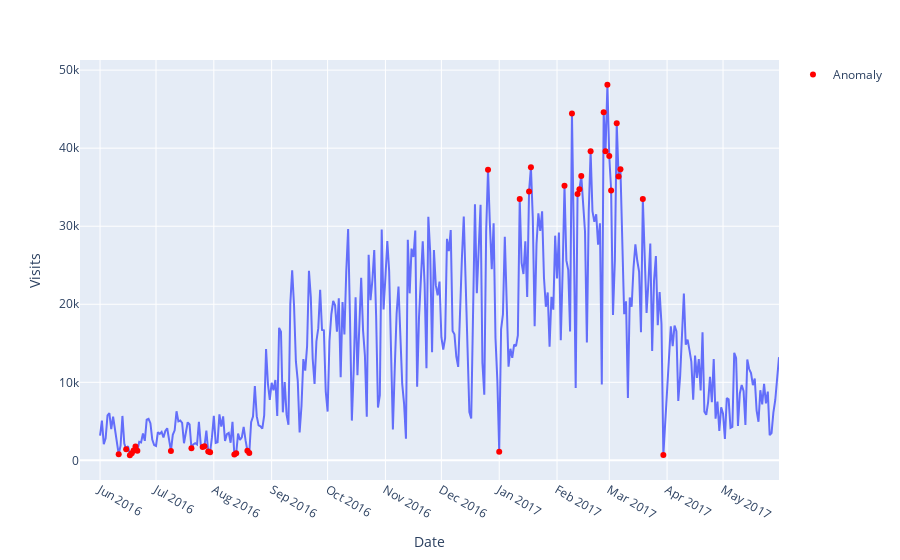

Notebook cell for this chart:
### Markdown cell above
Гипотеза 2:

### Code cell
#Влияние сезонности на прирост или отток трафика, по текущим данным(Cезонность, праздничные дни и др.):

# Аномалии
anomal = visits[(visits['Visits'] < lower_bound) | (visits['Visits'] > upper_bound)]

fig = px.line(visits, x='Date', y='Visits')
fig.add_scatter(x=anomal['Date'], y=anomal['Visits'], 
                mode='markers', marker_color='red', name='Anomaly')
fig.update_xaxes(dtick="M1")
fig.show()
fig.write_image("my_plot7.png")

### Figure 1 — Plotly figure (JSON) as saved in the notebook; plotly's stock layout.template omitted (floating-point values rounded to 4 significant figures; data arrays with more than 128 entries replaced by an {"elided": "..."} marker saying what was removed)
{"data": [{"hovertemplate": "Date=%{x}<br>Visits=%{y}<extra></extra>", "legendgroup": "", "line": {"color": "#636efa", "dash": "solid"}, "marker": {"symbol": "circle"}, "mode": "lines", "name": "", "orientation": "v", "showlegend": false, "type": "scatter", "x": {"elided": "363 str values"}, "xaxis": "x", "y": {"elided": "363 int values"}, "yaxis": "y"}, {"marker": {"color": "red"}, "mode": "markers", "name": "Anomaly", "type": "scatter", "x": ["2016-06-11T00:00:00", "2016-06-15T00:00:00", "2016-06-17T00:00:00", "2016-06-18T00:00:00", "2016-06-19T00:00:00", "2016-06-20T00:00:00", "2016-06-21T00:00:00", "2016-07-09T00:00:00", "2016-07-20T00:00:00", "2016-07-26T00:00:00", "2016-07-27T00:00:00", "2016-07-29T00:00:00", "2016-07-30T00:00:00", "2016-08-12T00:00:00", "2016-08-13T00:00:00", "2016-08-19T00:00:00", "2016-08-20T00:00:00", "2016-12-26T00:00:00", "2017-01-01T00:00:00", "2017-01-12T00:00:00", "2017-01-17T00:00:00", "2017-01-18T00:00:00", "2017-02-05T00:00:00", "2017-02-09T00:00:00", "2017-02-12T00:00:00", "2017-02-13T00:00:00", "2017-02-14T00:00:00", "2017-02-19T00:00:00", "2017-02-26T00:00:00", "2017-02-27T00:00:00", "2017-02-28T00:00:00", "2017-03-01T00:00:00", "2017-03-02T00:00:00", "2017-03-05T00:00:00", "2017-03-06T00:00:00", "2017-03-07T00:00:00", "2017-03-19T00:00:00", "2017-03-30T00:00:00"], "y": [779, 1420, 656, 906, 1268, 1792, 1232, 1206, 1554, 1717, 1820, 1137, 1048, 737, 904, 1231, 932, 37243, 1120, 33490, 34459, 37541, 35192, 44450, 34115, 34736, 36447, 39589, 44590, 39608, 48124, 38997, 34570, 43204, 36367, 37300, 33490, 703]}], "layout": {"legend": {"tracegroupgap": 0}, "margin": {"t": 60}, "xaxis": {"anchor": "y", "domain": [0, 1], "dtick": "M1", "title": {"text": "Date"}}, "yaxis": {"anchor": "x", "domain": [0, 1], "title": {"text": "Visits"}}}}
